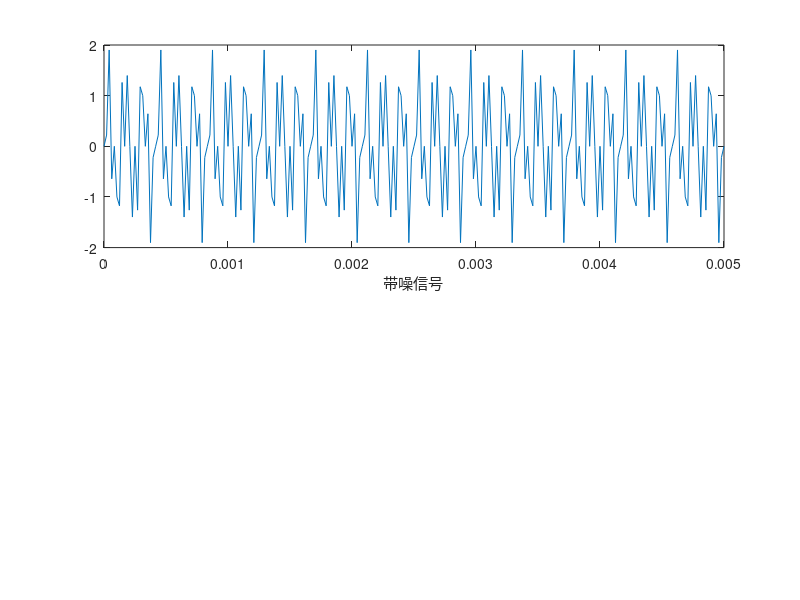

Source code (MATLAB): (Note: this script raises an error after producing the figure.)
% clc ,clear, close all;
fs= 48000; % 与fdatool工具保持一致
fpass= 7200; % 归一化 fpass= 0.3* 2/fs = 7200
fstop= 14400; % 归一化 fstop= 0.6* 2/fs = 14400
t= 0:1/fs:0.005;
signal= sin(2*pi*fpass*t)+ sin(2*pi*2*fstop*t);

figure(1);
subplot(2,1,1);
plot(t,signal);xlabel('带噪信号');
f_signal = filter(lpf,signal);
subplot(2,1,2);
plot(t,f_signal);xlabel('无噪滤波信号');

% 提取滤波器系数
coefMAT= load('coefficient');
coef= coefMAT.num;

SCALE= 14;% 缩放长度
cSCALE= 16;% 系数缩放长度

% 量化
signal_scale= round(signal* 2^SCALE);
coef_scale= round(coef* 2^cSCALE);
result_scale= filter(coef_scale,1,signal_scale);% 滤波信号

% err_signal= signal_scale* 2^(-SCALE)-signal;% 误差计算
% err_coef= coef_scale* 2^(-cSCALE)-coef;
% 
% % 缩放还原
% result= result_scale*2^(-(SCALE+cSCALE));
% fprintf('缩放信号的误差:%d\n',sumsqr(result-f_signal));
% 
% figure(2);
% subplot(2,1,1);
% plot(t,err_signal);xlabel(['信号量化误差(sumsqr):',num2str(sumsqr(err_signal))]);
% subplot(2,1,2);
% plot(0:length(coef)-1,err_coef);xlabel(['系数量化误差?(sumsqr):',num2str(sumsqr(err_coef))]);
% 
% figure(3);
% subplot(2,1,1);
% plot(t,signal_scale);xlabel('缩放信号输入');
% subplot(2,1,2);
% plot(t,result_scale);xlabel('缩放信号输出');
% 
% figure(4);
% plot(t,result-f_signal);xlabel('浮点输出和定点输出的误差');

f=fopen('C:/Users/bingw/Desktop/fir/lpf/data.txt','w');% 输出数据
fprintf(f,'%g\n',signal_scale');
fclose(f);